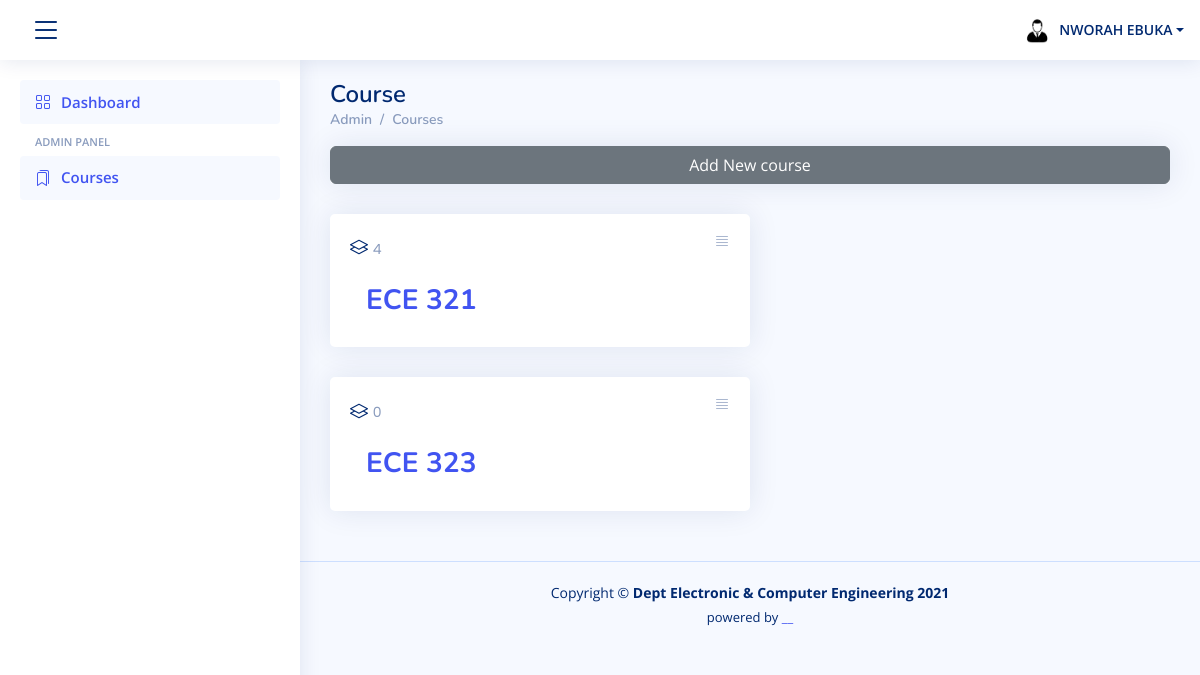
Page /courses/ (signed in) on the earlier database version.
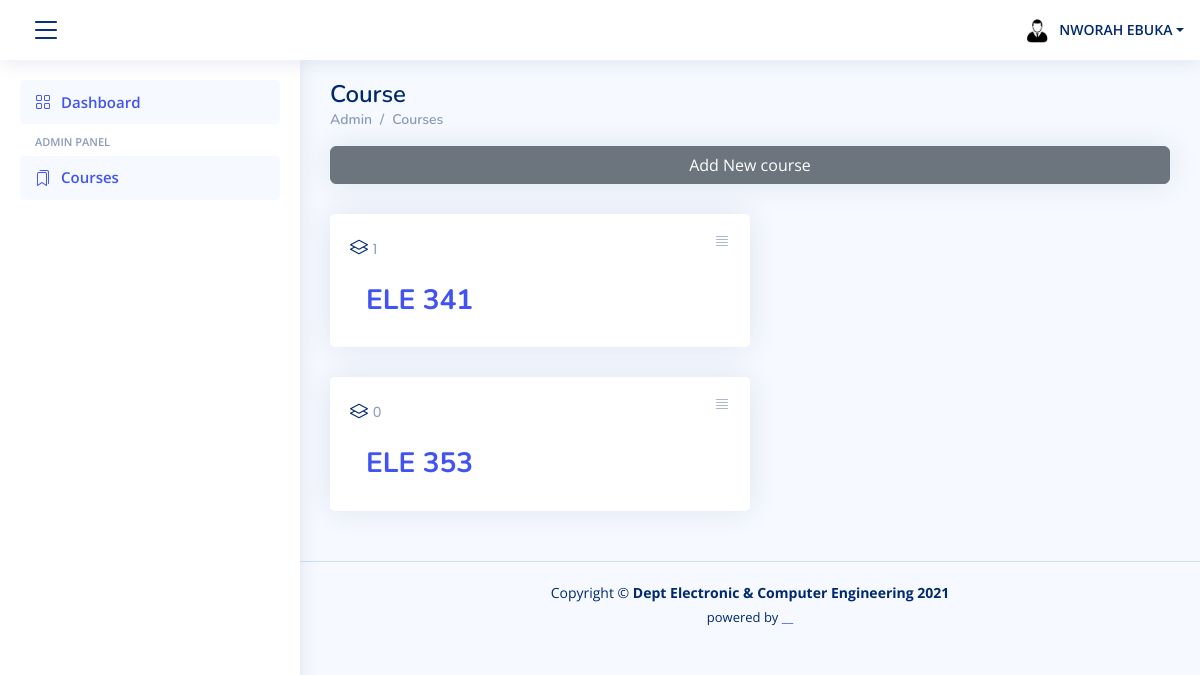
Same page on the later database version.
### attendance/models.py (models this page shows, shortened)
class Course(models.Model):
    name_choices = settings.COURSE_LIST
    name = models.CharField(max_length=255, choices=name_choices, unique=True)
    def total_attendance(self):
        return self.attendance_set.count()

### attendance/views.py (the view)
# urls.py: path('courses/', CourseList, name='course_list'),
def CourseList(request):
    course = Course.objects.all().order_by('name')
    student = Student.objects.get(reg_number=request.user)
    sex = {'M':'male'}.get(student.sex)
    context = {'courses':course, 'CourseForm':CourseForm, 'sex':sex}
    return render(request, template_name='course_list.html', context=context)

### templates/course_list.html (shortened to what this page needs)
{% extends "partials/base.html" %}
{% block content %}
<main id="main" class="main">
    <div class="pagetitle">
      <h1>Course</h1>
      <nav>
        <ol class="breadcrumb">
          <li class="breadcrumb-item"><a href="{% url 'dashboard' %}">Admin</a></li>
          <li class="breadcrumb-item active"><a href="{% url 'course_list' %}">Courses</a></li>
        </ol>
      </nav>
    </div>
        <div class="card">
             <button type="button" class="btn btn-secondary" data-bs-toggle="modal" data-bs-target="#verticalycentered">
            Add New course
            </button>
        </div>
      <section class="section dashboard">
        {% if courses %}
        {%for course in courses%}
                <div class="col-xxl-4 col-md-6">
                  <div class="card info-card sales-card">
                    <div class="filter">
                      <a class="icon" data-bs-toggle="dropdown"><i class="bi bi-justify"></i></a>
                    </div>
                    <div class="card-body">
                      <div class="card-title bi-layers"> <span> {{course.total_attendance}} </span></div>
                      <div class="d-flex align-items-center">
                        <div class="ps-3">
                          <h6><a href="{% url 'attendance_list' course.id %}">{{course.name}}</a></h6>
                        </div>
                      </div>
                    </div>
                </div>
            </div>
        {%endfor%}
        {%else%}
        <h6>No Registered Courses !<h6>
    {%endif%}
        </section>
  </main>
  {% endblock %}

Differences in the rows shown:
removed Course: total_attendance "4", name "ECE 321"
removed Course: total_attendance "0", name "ECE 323"
added Course: total_attendance "1", name "ELE 341"
added Course: total_attendance "0", name "ELE 353"
